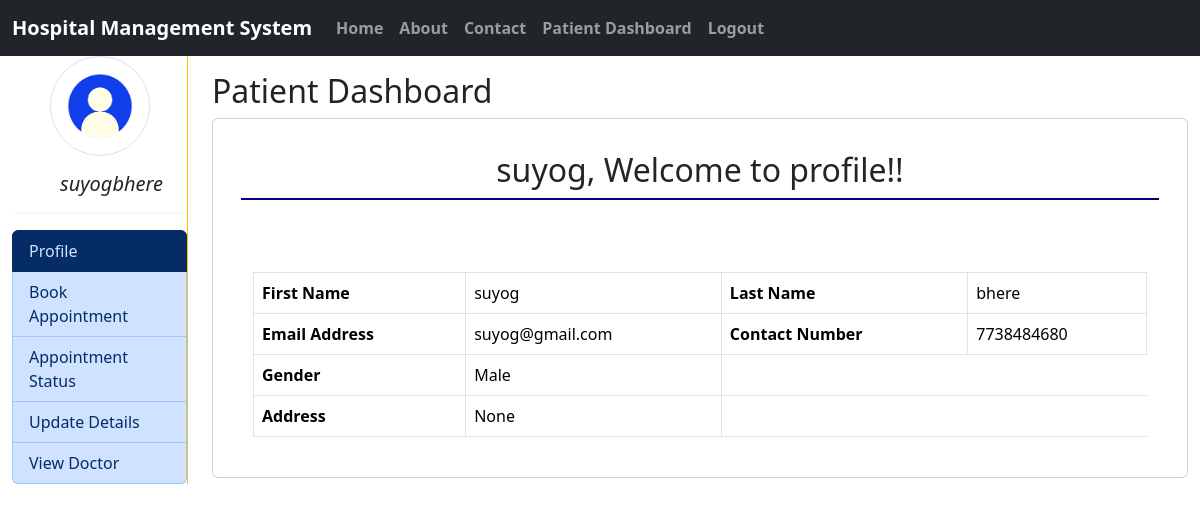
/hms_patient/Patient_Profile/ (signed in), run on an earlier commit of the app's database.
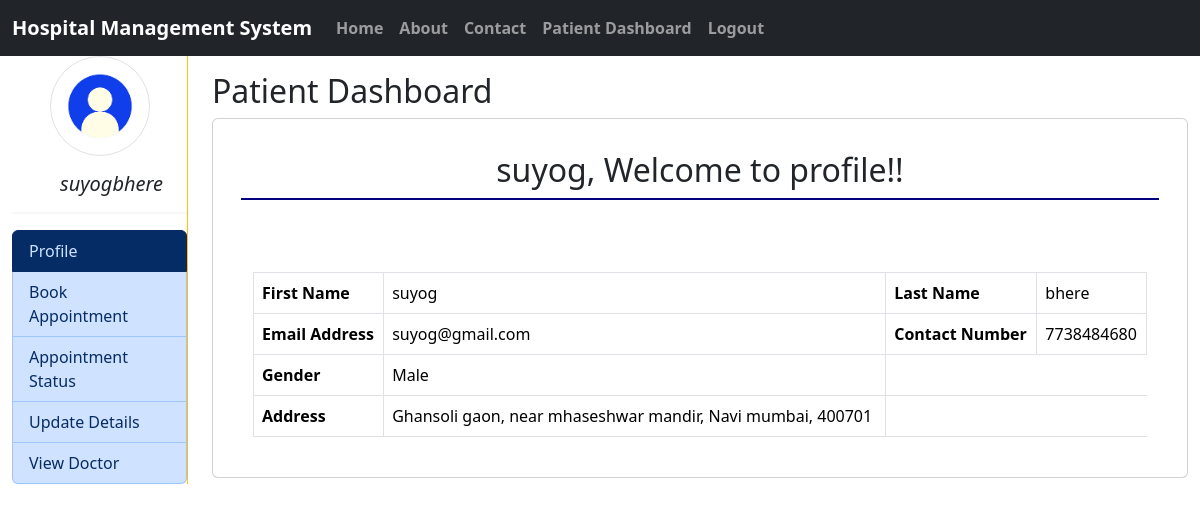
And on a later commit of the database.
### hms/models.py (models this page shows, shortened)
class Patient(models.Model):
    user = models.OneToOneField(User, on_delete=models.CASCADE)
    P_ID = models.AutoField(primary_key=True)
    Address = models.CharField(max_length=255, null=True)

class User(AbstractBaseUser,PermissionsMixin):
    first_name= models.CharField(max_length=250)
    last_name= models.CharField(max_length=250)
    email= models.EmailField(unique=True)
    mobile= models.CharField(max_length=10)
    is_active=models.BooleanField(default=True)
    is_staff=models.BooleanField(default=False)
    is_patient=models.BooleanField(default=False)
    is_doctor=models.BooleanField(default=False)
    gender = models.CharField(choices=Gender_choice,max_length=100)
    USERNAME_FIELD = 'email'
    REQUIRED_FIELDS = ['mobile']
    object = CustomUserManager()

### hms_patient/views.py (the view)
# urls.py: path('Patient_Profile/', views.Patient_Profile,name='Patient_Profile'),
def Patient_Profile(request):
    try:
        patient= Patient.objects.get(user=request.user)
    except Patient.DoesNotExist:
        patient = None
    return render(request, 'hms_patient/patient_profile.html',locals())

### hms_patient/templates/hms_patient/patient_profile.html (shortened to what this page needs)
{% extends 'hms_patient/patient_index.html' %}
{% load static %}
{% block patient  %}
<div>
    <h2>Patient Dashboard</h2>
    <div class="container card">
        <div class="card-body my-2 ">
            {% block PatientHeading %}
            <h2 class="p-2 text-center" style="border-bottom: 2px solid navy;"> {{patient.user.first_name}}, Welcome to profile!!</h2>
            {% endblock PatientHeading %}
        <div class="container mt-5 table-responsive">
            <table class="table table-bordered">
                <tr>
                    <th> First Name</th>
                    <td>{{patient.user.first_name}}</td>
                    <th> Last Name</th>
                    <td>{{patient.user.last_name}}</td>
                </tr>
                <br>
                <tr>
                    <th> Email Address</th>
                    <td>{{patient.user.email}}</td>
                    <th> Contact Number</th>
                    <td>{{patient.user.mobile}}</td>
                </tr>
                <tr>
                    <th>Gender</th>
                    <td>{{patient.user.gender}}</td>
                </tr>
                <tr>
                    <th>Address</th>
                    <td>{{patient.Address}}</td>
                </tr>
            </table>
        </div>
        </div>
    </div>
</div>
{% endblock patient %}

What changed in the data, as far as the page shows it:
changed Patient "suyog": Address "None" → "Ghansoli gaon, near mhaseshwar mandir, Navi mumbai, 400701"
